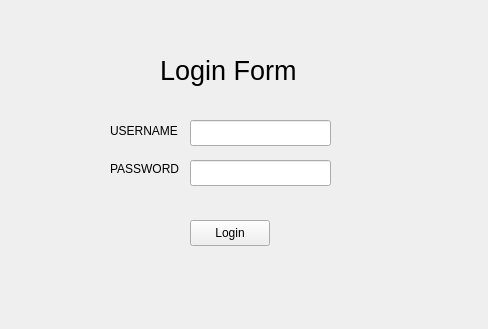
<?xml version="1.0" encoding="UTF-8"?>
<ui version="4.0">
 <class>Capstone</class>
 <widget class="QMainWindow" name="Capstone">
  <property name="geometry">
   <rect>
    <x>0</x>
    <y>0</y>
    <width>488</width>
    <height>329</height>
   </rect>
  </property>
  <property name="windowTitle">
   <string>Capstone</string>
  </property>
  <property name="styleSheet">
   <string notr="true"/>
  </property>
  <widget class="QWidget" name="centralWidget">
   <widget class="QLabel" name="u_name_label">
    <property name="geometry">
     <rect>
      <x>110</x>
      <y>122</y>
      <width>71</width>
      <height>18</height>
     </rect>
    </property>
    <property name="text">
     <string>USERNAME</string>
    </property>
   </widget>
   <widget class="QLineEdit" name="uname_lineEdit">
    <property name="geometry">
     <rect>
      <x>190</x>
      <y>120</y>
      <width>141</width>
      <height>26</height>
     </rect>
    </property>
   </widget>
   <widget class="QLabel" name="pass_label">
    <property name="geometry">
     <rect>
      <x>110</x>
      <y>160</y>
      <width>71</width>
      <height>18</height>
     </rect>
    </property>
    <property name="text">
     <string>PASSWORD</string>
    </property>
   </widget>
   <widget class="QLineEdit" name="pass_lineEdit">
    <property name="geometry">
     <rect>
      <x>190</x>
      <y>160</y>
      <width>141</width>
      <height>26</height>
     </rect>
    </property>
    <property name="echoMode">
     <enum>QLineEdit::Password</enum>
    </property>
   </widget>
   <widget class="QLabel" name="label">
    <property name="geometry">
     <rect>
      <x>160</x>
      <y>50</y>
      <width>151</width>
      <height>41</height>
     </rect>
    </property>
    <property name="font">
     <font>
      <pointsize>20</pointsize>
     </font>
    </property>
    <property name="text">
     <string>Login Form</string>
    </property>
   </widget>
   <widget class="QPushButton" name="login_btn">
    <property name="geometry">
     <rect>
      <x>190</x>
      <y>220</y>
      <width>80</width>
      <height>26</height>
     </rect>
    </property>
    <property name="text">
     <string>Login</string>
    </property>
   </widget>
  </widget>
 </widget>
 <layoutdefault spacing="6" margin="11"/>
 <resources/>
 <connections/>
</ui>
